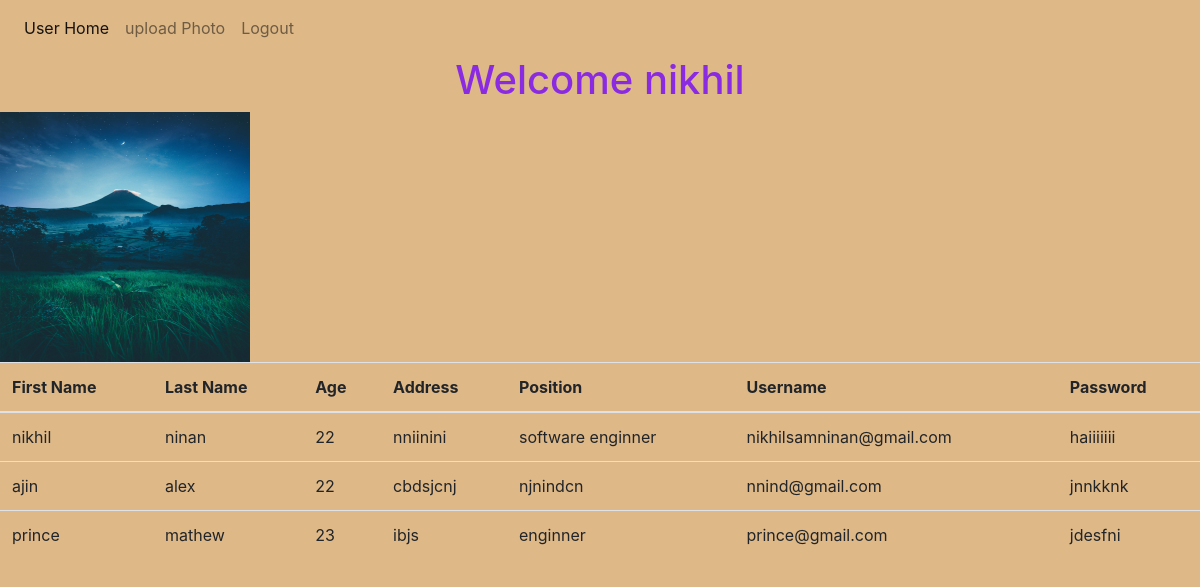
Page /userhome/ (signed in) on the committed database.
### mallapp/models.py (models this page shows)
class Images(models.Model):
    images = models.FileField(upload_to='profilepic',max_length=300)
    user = models.ForeignKey(User,on_delete=models.CASCADE)

class Employee(models.Model):
    id = models.BigAutoField(
        primary_key=True,
        verbose_name="id"
    )
    firstname = models.CharField(
        max_length=100,
        verbose_name="first_name"
    )
    lastname = models.CharField(
        max_length=100,
        verbose_name="last_name"
    )
    age = models.IntegerField(
        verbose_name="age"
    )
    address = models.CharField(
        max_length=100,
        verbose_name="address"
    )
    position = models.CharField(
        max_length=100,
        verbose_name="position"
    )
    username = models.EmailField(
        verbose_name="username"
    )
    password = models.CharField(
        max_length=100,
        verbose_name="password"
    )

### mallapp/views.py (the view)
# urls.py: path('userhome/',v.userhome,name='userhome'),
@login_required(login_url='/userlogin')
def userhome(request):
    details = Employee.objects.all()
    image = Images.objects.get(user=request.user.id)
    print(image)
    return render(request,'userhome.html',{'data':details,'images':image})

### mallapp/templates/userhome.html (shortened to what this page needs)
{% load static %}
<!DOCTYPE html>
<html lang="en">
<head>
    <link rel="stylesheet" href="https://stackpath.bootstrapcdn.com/bootstrap/4.3.1/css/bootstrap.min.css">
</head>
<body style="background-color:burlywood;">
    <nav class="navbar navbar-expand-lg navbar-light ">
        <div class="collapse navbar-collapse" id="navbarNavAltMarkup">
          <div class="navbar-nav">
            <a class="nav-item nav-link active" href="{% url 'userhome' %}">User Home <span class="sr-only">(current)</span></a>
            <a class="nav-item nav-link" href="{% url 'imageupload' %}">upload Photo</a>
            <a class="nav-item nav-link" href="{% url 'logout' %}">Logout</a>
          </div>
        </div>
      </nav>
      {% block content %}
      <h1 style="text-align: center; color: blueviolet;">Welcome {{request.user}}</h1>
      <img src="{{images.images.url}}" alt="Smiley face" width="250" height="250">
      <table class="table">
        <thead>
          <tr>
              <th>First Name</th>
              <th>Last Name</th>
              <th>Age</th>
              <th>Address</th>
              <th>Position</th>
              <th>Username</th>
              <th>Password</th>
          </tr>
        </thead>
        <tbody>
            {%for i in data%}
            <tr>
                <td>{{i.firstname}}</td>
                <td>{{i.lastname}}</td>
                <td>{{i.age}}</td>
                <td>{{i.address}}</td>
                <td>{{i.position}}</td>
                <td>{{i.username}}</td>
                <td>{{i.password}}</td>
            </tr>
            {%endfor%}
        </tbody>
      </table>
      {% endblock content %}
</body>
</html>

### rows in the picture
Images: images (picture)
Employee: firstname "nikhil", lastname "ninan", age "22", address "nniinini", position "software enginner", username "nikhilsamninan@gmail.com", password "haiiiiiii"
Employee: firstname "ajin", lastname "alex", age "22", address "cbdsjcnj", position "njnindcn", username "nnind@gmail.com", password "jnnkknk"
Employee: firstname "prince", lastname "mathew", age "23", address "ibjs", position "enginner", username "prince@gmail.com", password "jdesfni"

### other values in the picture
{{ request.user }} "nikhil"
